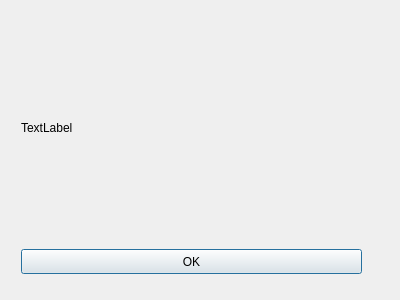
<?xml version="1.0" encoding="UTF-8"?>
<ui version="4.0">
 <class>NoteWindow</class>
 <widget class="QDialog" name="NoteWindow">
  <property name="geometry">
   <rect>
    <x>0</x>
    <y>0</y>
    <width>400</width>
    <height>300</height>
   </rect>
  </property>
  <property name="windowTitle">
   <string>Hinweis</string>
  </property>
  <widget class="QWidget" name="">
   <property name="geometry">
    <rect>
     <x>21</x>
     <y>13</y>
     <width>341</width>
     <height>261</height>
    </rect>
   </property>
   <layout class="QVBoxLayout" name="verticalLayout">
    <item>
     <widget class="QLabel" name="noteLabel">
      <property name="minimumSize">
       <size>
        <width>300</width>
        <height>161</height>
       </size>
      </property>
      <property name="text">
       <string>TextLabel</string>
      </property>
     </widget>
    </item>
    <item>
     <widget class="QPushButton" name="habsGerafftButton">
      <property name="minimumSize">
       <size>
        <width>89</width>
        <height>25</height>
       </size>
      </property>
      <property name="text">
       <string>OK</string>
      </property>
     </widget>
    </item>
   </layout>
  </widget>
 </widget>
 <resources/>
 <connections/>
</ui>
